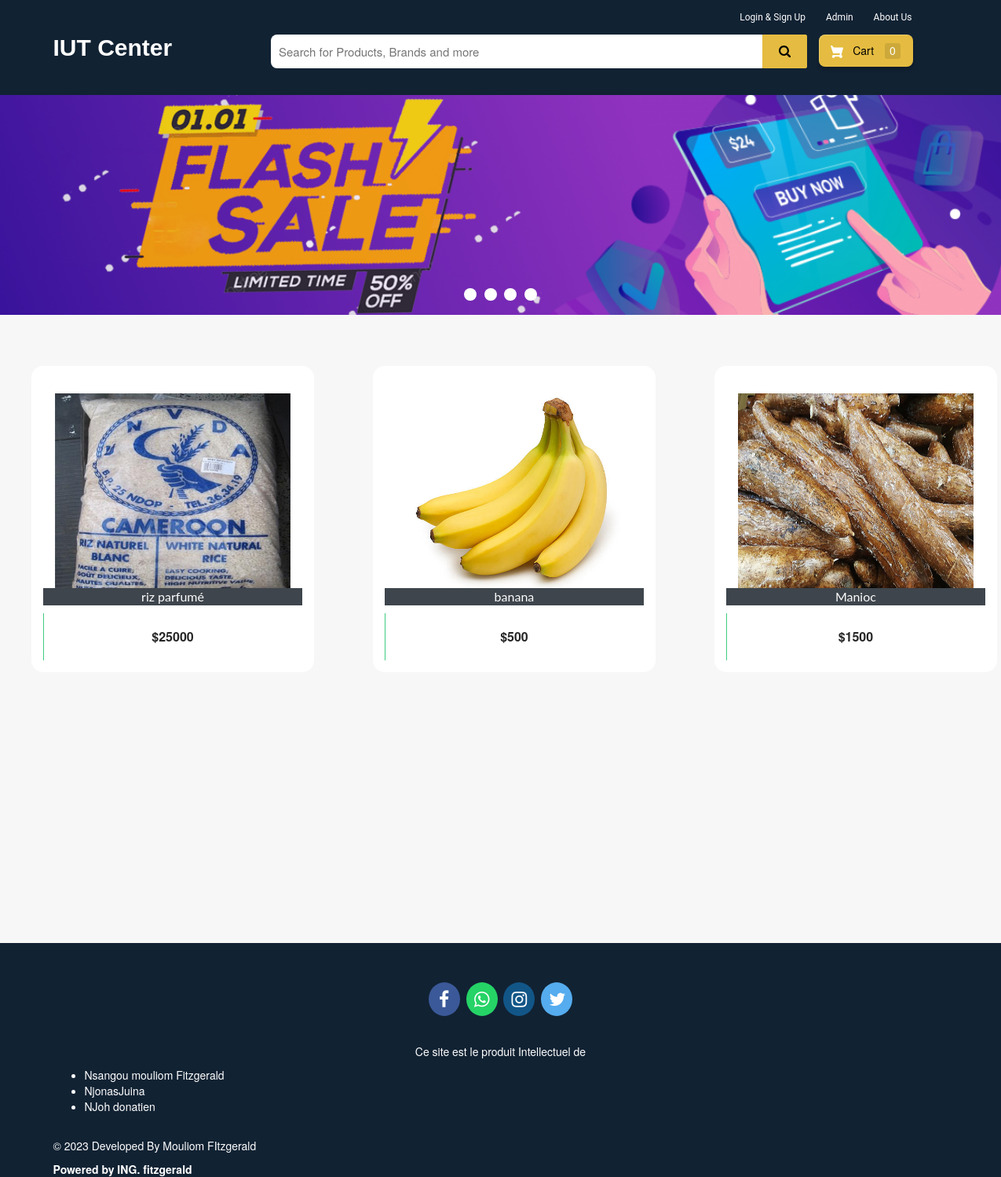
The page / on the database its author committed.
### ecom/models.py (models this page shows, shortened)
class Product(models.Model):
    name=models.CharField(max_length=40)
    product_image= models.ImageField(upload_to='product_image/',null=True,blank=True)
    price = models.PositiveIntegerField()
    description=models.CharField(max_length=40)

### ecom/views.py (the view)
# urls.py: path('',views.home_view,name=''),
def home_view(request):
    products = models.Product.objects.all()
    if 'product_ids' in request.COOKIES:
        product_ids = request.COOKIES['product_ids']
        counter = product_ids.split('|')
        product_count_in_cart = len(set(counter))
    else:
        product_count_in_cart = 0
    if request.user.is_authenticated:
        return HttpResponseRedirect('afterlogin')
    return render(request, 'ecom/index.html', {'products': products, 'product_count_in_cart': product_count_in_cart})

### templates/ecom/index.html (shortened to what this page needs)
{% extends 'ecom/homebase.html' %}
{% load static %}
{% block content %}
<div class="row">
  <div class="col-md-12">
    <div class="slider-container">
      <div class="menu">
        <label for="slide-dot-1"></label>
        <label for="slide-dot-2"></label>
        <label for="slide-dot-3"></label>
        <label for="slide-dot-4"></label>
      </div>
        <div class="slide slide-1"></div>
    </div>
  </div>
</div>
{%if products%}
<br>
  <div class="row">
      {% for p in products %}
      <div class="column">
      <div class="container page-wrapper" style="width: 450px;">
        <div class="page-inner">
          <div class="row">
            <div class="el-wrapper">
              <div class="box-up">
                <img class="img" src="{% static p.product_image.url %}" alt="product pic" height="300px" width="300px">
                <div class="img-info">
                  <div class="info-inner">
                    <span style="background-color:#3e454c; color:fbfbfb;"class="p-company">{{p.name}}</span>
                  </div>
                </div>
              </div>
              <div class="box-down">
                <a class="cart" href="{% url 'add-to-cart' p.id  %}">
                  <span class="price">${{p.price}}</span>
                  <span class="add-to-cart">
                    <span class="txt"><i class="fa fa-shopping-cart"></i> Add To Cart</span>
                  </span>
                </a>
              </div>
            </div>
          </div>
        </div>
      </div>
      </div>
{% if forloop.counter|divisibleby:"3" %}
    </div>
{% endif %}
  {% endfor %}
{%else%}
<h3 style="text-align:center; color:#3E454C;">No Search Found</h3>
{%endif%}
<br><br><br>
<br><br><br><br><br><br><br><br><br><br><br><br>
{% endblock content %}

### templates/ecom/homebase.html (style rules this page uses)
body { background-color: #f7f7f7; }
.menu { cursor: pointer }
.fa { padding: 10px; font-size: 23px; width: 40px; text-align: center; text-decoration: none; margin: 5px 2px; border-radius: 50%; }

### rows shown on the page
Product: product_image (picture), name "riz parfumé", price "25000"
Product: product_image (picture), name "banana", price "500"
Product: product_image (picture), name "Manioc", price "1500"

### other values the page prints
{{ product_count_in_cart }} "0"
